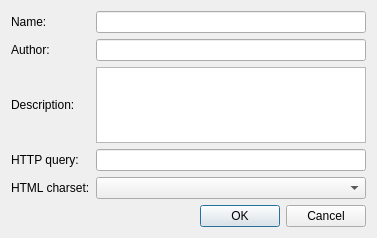
<ui version="4.0" >
 <class>AddDictionaryDialog</class>
 <widget class="QDialog" name="AddDictionaryDialog" >
  <property name="geometry" >
   <rect>
    <x>0</x>
    <y>0</y>
    <width>377</width>
    <height>238</height>
   </rect>
  </property>
  <property name="windowTitle" >
   <string>Add dictionary</string>
  </property>
  <layout class="QVBoxLayout" >
   <item>
    <layout class="QGridLayout" >
     <item row="0" column="0" >
      <widget class="QLabel" name="label" >
       <property name="text" >
        <string>Name:</string>
       </property>
      </widget>
     </item>
     <item row="0" column="1" >
      <widget class="QLineEdit" name="nameEdit" />
     </item>
     <item row="1" column="0" >
      <widget class="QLabel" name="label_2" >
       <property name="text" >
        <string>Author:</string>
       </property>
      </widget>
     </item>
     <item row="1" column="1" >
      <widget class="QLineEdit" name="authorEdit" />
     </item>
     <item row="2" column="0" >
      <widget class="QLabel" name="label_3" >
       <property name="text" >
        <string>Description:</string>
       </property>
      </widget>
     </item>
     <item row="2" column="1" >
      <widget class="QTextEdit" name="descEdit" />
     </item>
     <item row="3" column="0" >
      <widget class="QLabel" name="label_4" >
       <property name="text" >
        <string>HTTP query:</string>
       </property>
      </widget>
     </item>
     <item row="3" column="1" >
      <widget class="QLineEdit" name="queryEdit" >
       <property name="toolTip" >
        <string>&lt;html>&lt;head>&lt;meta name="qrichtext" content="1" />&lt;style type="text/css">
p, li { white-space: pre-wrap; }
&lt;/style>&lt;/head>&lt;body style=" font-family:'Sans Serif'; font-size:9pt; font-weight:400; font-style:normal;">
&lt;p style=" margin-top:0px; margin-bottom:0px; margin-left:0px; margin-right:0px; -qt-block-indent:0; text-indent:0px;">The '%s' template will be replace to word.&lt;/p>&lt;/body>&lt;/html></string>
       </property>
      </widget>
     </item>
     <item row="4" column="0" >
      <widget class="QLabel" name="label_5" >
       <property name="text" >
        <string>HTML charset:</string>
       </property>
      </widget>
     </item>
     <item row="4" column="1" >
      <widget class="QComboBox" name="charsetEdit" />
     </item>
    </layout>
   </item>
   <item>
    <widget class="QDialogButtonBox" name="buttonBox" >
     <property name="orientation" >
      <enum>Qt::Horizontal</enum>
     </property>
     <property name="standardButtons" >
      <set>QDialogButtonBox::Cancel|QDialogButtonBox::NoButton|QDialogButtonBox::Ok</set>
     </property>
    </widget>
   </item>
  </layout>
 </widget>
 <resources/>
 <connections>
  <connection>
   <sender>buttonBox</sender>
   <signal>accepted()</signal>
   <receiver>AddDictionaryDialog</receiver>
   <slot>accept()</slot>
   <hints>
    <hint type="sourcelabel" >
     <x>227</x>
     <y>217</y>
    </hint>
    <hint type="destinationlabel" >
     <x>157</x>
     <y>237</y>
    </hint>
   </hints>
  </connection>
  <connection>
   <sender>buttonBox</sender>
   <signal>rejected()</signal>
   <receiver>AddDictionaryDialog</receiver>
   <slot>reject()</slot>
   <hints>
    <hint type="sourcelabel" >
     <x>295</x>
     <y>223</y>
    </hint>
    <hint type="destinationlabel" >
     <x>286</x>
     <y>237</y>
    </hint>
   </hints>
  </connection>
 </connections>
</ui>
